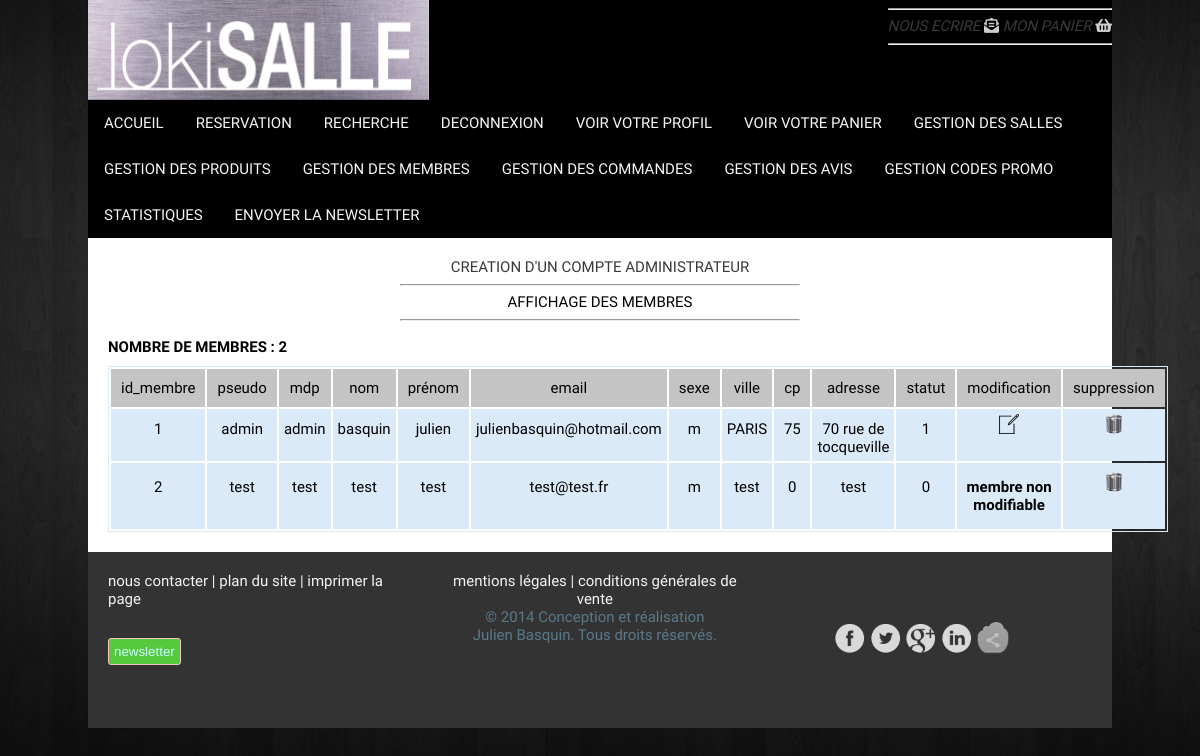
Screenshot of /admin/gestion_membres.php (signed in) with the database file from the repository.
### tables this page shows
CREATE TABLE IF NOT EXISTS `membre`
(
    `id_membre` int(5)      NOT NULL AUTO_INCREMENT,
    `pseudo`    varchar(15) NOT NULL,
    `mdp`       varchar(32) NOT NULL,
    `nom`       varchar(20) NOT NULL,
    `prenom`    varchar(20) NOT NULL,
    `email`     varchar(30) NOT NULL,
    `sexe`      enum ('m','f') DEFAULT NULL,
    `ville`     varchar(20)    DEFAULT NULL,
    `cp`        int(5)         DEFAULT NULL,
    `adresse`   varchar(30)    DEFAULT NULL,
    `statut`    int(1)         DEFAULT NULL,
    PRIMARY KEY (`id_membre`)
);

### inc/fonction.inc.php (called while the page is built, shortened)
<?php
function execute_requete($requete)
{
    global $mysqli;
    $resultat = $mysqli->query($requete);
    return $resultat;
}

### admin/gestion_membres.php (the view, shortened to what this page needs)
<?php
include("../inc/haut_de_site.inc.php");
include("../inc/menu.inc.php");
    ?>
    <?php
if ((isset($_GET['action']) && $_GET['action'] == 'affichage') || !isset($_GET['action'])) {
    echo "<div class='choixadmin'>";
    echo "<a href='?action=ajout'>CREATION D'UN COMPTE ADMINISTRATEUR</a><br />";
    echo "</div>";
    echo "<div class='gestionmembre'><hr><h2>AFFICHAGE DES MEMBRES</h2>
	<hr>";
    $resultat = execute_requete("SELECT id_membre,pseudo,mdp,nom,prenom AS prénom,email,sexe,ville,cp,adresse,statut FROM membre WHERE id_membre != 15 AND statut != 2 ");
    echo "<p>NOMBRE DE MEMBRES : " . $resultat->num_rows . "</p>";
    echo "<table>";
    echo "<tr>";
    while ($colonne = $resultat->fetch_field()) {
        echo "<th>" . $colonne->name . "</th>";
    }
    echo "<th>modification</th>";
    echo "<th>suppression</th>";
    echo "</tr>";
    while ($ligne = $resultat->fetch_assoc()) {
        echo "<tr>";
        foreach ($ligne as $indice => $valeur) {
            echo "<td>" . $valeur . "</td>";
        }
        if ($ligne['statut'] == 1) {
            echo "<td><a href='?action=modification&id=$ligne[id_membre]'><img style='height:20px;width:20px;' src='../img/modif.png'/></a></td>";
            echo "<td><a href='?action=suppression&id=$ligne[id_membre]' onClick=\"return(confirm('valider la suppression'));\"><img style='height:20px;width:20px;' src='../img/poubelle.png'/></a></td>";
        }
        if ($ligne['statut'] == 0) {
            echo "<td><p>membre non modifiable</p></td>";
            echo "<td><a href='?action=suppression&id=$ligne[id_membre]' onClick=\"return(confirm('valider la suppression'));\"><img style='height:20px;width:20px;' src='../img/poubelle.png'/></a></td>";
        }
        echo "</tr>";
    }
    echo "</table>";
    echo "</div>";
}
include("../inc/footer.inc.php");
?>

### css/style.css (style rules this page uses)
html, body, div, span, applet, object, iframe, h1, h2, h3, h4, h5, h6, p, blockquote, pre, a, abbr, acronym, address, big, cite, code, del, dfn, em, img, ins, kbd, q, s, samp, small, strike, strong, sub, sup, tt, var, b, u, i, center, dl, dt, dd, ol, ul, li, fieldset, legend, table, caption, tbody, tfoot, thead, tr, th, td, article, aside, canvas, details, embed, figure, figcaption, footer, header, hgroup, menu, nav, output, ruby, section, summary, time, mark, audio, video { margin: 0; padding: 0; border: 0; font-size: 100%; vertical-align: baseline; }
h1, h2, h3 { text-align: center; font-family: 'Oswald', sans-serif; font-weight: 400; }
hr { background-color: #32464c; max-width: 400px; }
a { text-decoration: none; font-style: normal; color: #393939; }
body { margin: 0 auto; background: url("../img/floorbg.jpg") no-repeat fixed; background-size: 100% 100%; font-family: 'Oswald', sans-serif; font-weight: 300; font-size: 15px; }
.choixadmin { text-align: center; }
.gestionmembre table { margin: auto; border: solid 1px #DBEAF9; }
.gestionmembre a { margin-top: 20px; }
.gestionmembre p { padding: 10px 0 10px 0; font-weight: bold; }
.gestionmembre tr { background-color: white; }
.gestionmembre th { font-family: 'Oswald', sans-serif; font-weight: 300; background: #C4C4C4; text-align: center; padding: 10px; }
.gestionmembre td { font-family: 'Oswald', sans-serif; font-weight: 300; background-color: #DBEAF9; text-align: center; padding: 5px; }

### css/slide.css (style rules this page uses)
* { box-sizing: border-box }

### rows the page displays
membre: id_membre "1", pseudo "admin", mdp "admin", nom "basquin", prenom "julien", email "julienbasquin@hotmail.com", sexe "m", ville "PARIS", cp "75", adresse "70 rue de tocqueville", statut "1"
membre: id_membre "2", pseudo "test", mdp "test", nom "test", prenom "test", email "test@test.fr", sexe "m", ville "test", cp "0", adresse "test", statut "0"

### other values shown
$resultat->num_rows "2"
$colonne->name "id_membre"
$colonne->name "pseudo"
$colonne->name "mdp"
$colonne->name "nom"
$colonne->name "prénom"
$colonne->name "email"
$colonne->name "sexe"
$colonne->name "ville"
$colonne->name "cp"
$colonne->name "adresse"
$colonne->name "statut"
